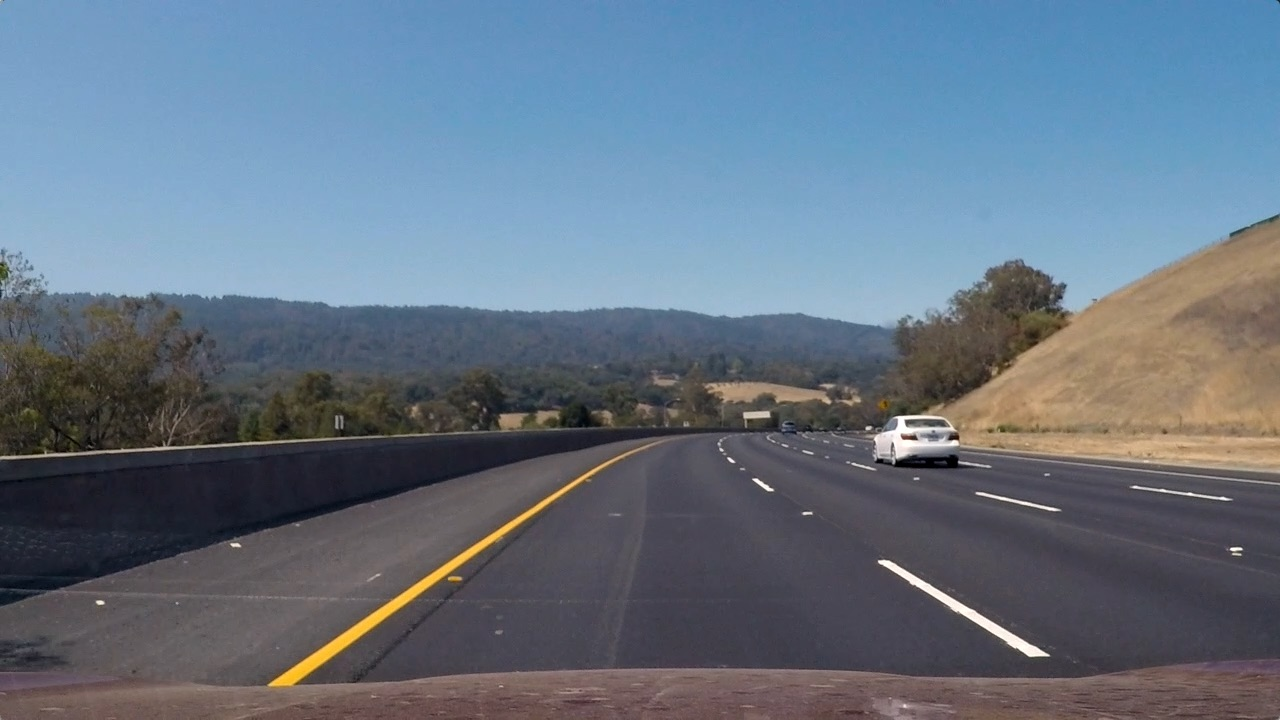
#> input picture test_images/test3.jpg, 1280 x 720 px, found by its file name; the run also reads 1 picture not shown here
$ jupyter execute --allow-errors Advanced_Lane_Finding.ipynb   (shell and % lines are left out)   (older library calls are emulated)
#> lines starting #> are read from the running program, lines starting #| are printed output that depends on the picture; after the words box and inside, x2 and y2 are one past the last pixel; in counts of white or black regions, pixels touching at a corner belong together
Advanced Lane Finding
===

#### Building an advanced lane lines finding algorithm

In this project, the goal is to write a software pipeline to identify the lane boundaries in a video, and to measure things like how much the lane is curving and where the vehicle is with respect to center. The algorithm will handle complex scenarios like curving lines, shadows and changes in the color of the pavement.

The steps of this project are the following:
* Compute the camera calibration matrix and distortion coefficients given a set of chessboard images.
* Apply a distortion correction to raw images.
* Use color transforms, gradients, etc., to create a thresholded binary image.
* Apply a perspective transform to rectify binary image ("birds-eye view").
* Detect lane pixels and fit to find the lane boundary.
* Determine the curvature of the lane and vehicle position with respect to center.
* Warp the detected lane boundaries back onto the original image.
* Output visual display of the lane boundaries and numerical estimation of lane curvature and vehicle position.

[cell 1]
import numpy as np
import cv2
import matplotlib.pyplot as plt
import matplotlib.image as mpimg
import glob
import pickle

## Calibration the camera with OpenCV
Extract object points and image points for camera calibration

The camera_calibration() function compute the camera calibration matrix and distortion coefficients. We only need to compute these once, and then we'll apply them to undistort each new frame from the pipeline

[cell 2]
def camera_calibration():
    # Arrays to store object points and image points from all the images.
    objpoints = [] # 3D points in real world space
    imgpoints = [] # 2D points in image plane
    sample_images=[] # for display in the notebook
    # prepare object points, like (0,0,0), (1,0,0), (2,0,0) ....,(6,5,0)
    objp = np.zeros((6*9,3),np.float32)
    objp[:,:2] = np.mgrid[0:9,0:6].T.reshape(-1,2)

    # Make a list of calibration images
    images = glob.glob('C:\\data\\camera_cal\\cal*')

    for fname in images:
        img = mpimg.imread(fname)
        gray = cv2.cvtColor(img, cv2.COLOR_BGR2GRAY)
        # Find the chessboard corners
        ret, corners = cv2.findChessboardCorners(gray, (9,6), None)

        # If found, add object points, image points
        if ret == True:
            imgpoints.append(corners)
            objpoints.append(objp)
            #draw lines on the cheesboard
            img = cv2.drawChessboardCorners(img, (9,6), corners, ret)
            sample_images.append(img)

    ret, mtx, dist, rvecs, tvecs = cv2.calibrateCamera(objpoints, imgpoints, gray.shape[::-1], None, None)
    #save the calibration data in a pickle file to use later
    camera_cal_val = "camera_calibration.p"
    output = open(camera_cal_val, 'wb')

    # Save the camera calibration result for later use (we won't worry about rvecs / tvecs)
    dist_pickle = {}
    dist_pickle["mtx"] = mtx
    dist_pickle["dist"] = dist
    pickle.dump(dist_pickle, output)
    output.close()

    plt.figure(figsize=(15, 20))
    for i in range(len(sample_images)):
       # Displaying the images
        plt.subplot(7, 4, i+1)
        plt.imshow(sample_images[i])
        plt.axis('off')

#> (the rest of this cell did not finish here and is left out)

[cell 3]

# Return the saved object points and image points
def get_camera_calibration():
    dist_pickle = pickle.load( open( "camera_calibration.p", "rb" ) )
    mtx = dist_pickle["mtx"]
    dist = dist_pickle["dist"]
    return mtx, dist

# Takes an image, object points, and image points
# performs the camera calibration, image distortion correction and
# returns the undistorted image
# [38 lines left out: functions cal_undistort, corners_unwarp, not called in this run]

# Read in the test image
#> (the rest of this cell did not finish here and is left out)

#> (a cell that did not finish here is left out)

## Perspective Transform

Objects appears smaller the farther away they are from a viewpoint, and parallel lines seems to converge to a point. A perspective transform maps the points in a given image to different, desired, image points with a new perspective. We're interesting in the bird’s-eye view transform that let’s us view a lane from above.

I used the cv2.getPerspectiveTransform() and cv2.warpPerspective() functions to transform the apparent Z coordinate of the object points. Warp an image and effectively drag points towards the camera to change the apparent perspective.

I applied a perspective transform that zooms in on the farther object on the road images, and lets us change our perspective to view the same scene from different viewpoints and angles.

The code in the cell below dynamically calculate the source and destination points and apply the cv2 functions on the image. I verified that my perspective transform was working as expected by drawing the src and dst points onto a test image and its warped counterpart, to verify that the lines appear parallel in the warped image, whether they are straight or curved.

[cell 5]
# perspective transform on undistorted images

# [11 lines left out: function perspective_transform, not called in this run]

#> (the rest of this cell did not finish here and is left out)

## Thresholded binary image

To create a thresholded binary image we need to use various aspects of the gradient measurements like thresholds of the x and y gradients, the overall gradient magnitude, and the gradient direction to focus on pixels that are likely to be part of the lane lines. I used a combination of the following techniques:

1. Sobel - Using the Sobel operation to identify pixels where the gradient of an image falls within a specified threshold range.

2. Magnitude of the Gradient - The absolute value of the gradient is the square root of the squares of the individual x and y gradients.

3. Direction of the Gradient - The direction of the gradient is the inverse tangent (arctangent) of the y gradient divided by the x gradient (The direction of the gradient is much noisier than the gradient magnitude).

4. Saturation (S channel) - a measurement of colorfulness. As colors get lighter and closer to white, they have a lower saturation value, whereas colors that are the most intense, like a bright primary color (bright yellow), have a high saturation value. the S channel is doing a fairly robust job by picking up the lines under very different color and contrast conditions (while other selections sometimes look messy).

5. Value (R channel) - represent a way to measure the relative lightness or darkness of a color. The R channel performing well on the white lines.

6. Histogram equalization - improve the contrast of our images, in order to improve the white lines detection.

[cell 6]
# Identify pixels where the gradient of an image falls within a specified threshold range.
def abs_sobel_thresh(img, orient='x', sobel_kernel=3, thresh=(0, 255)):
    # Take the derivative in x or y given orient = 'x' or 'y'
    if orient == 'x':
        sobel = cv2.Sobel(img, cv2.CV_64F, 1, 0, ksize=sobel_kernel)
    if orient == 'y':
        sobel = cv2.Sobel(img, cv2.CV_64F, 0, 1, ksize=sobel_kernel)
    # Take the absolute value of the derivative or gradient
    abs_sobelx = np.absolute(sobel)
    # Scale to 8-bit (0 - 255) then convert to type = np.uint8
    scaled_sobel = np.uint8(255*abs_sobelx/np.max(abs_sobelx))
    # Create a mask of 1's where the scaled gradient magnitude is bwtween the thresholds
    sobel_binary = np.zeros_like(scaled_sobel)
    sobel_binary[(scaled_sobel >= thresh[0]) & (scaled_sobel <= thresh[1])] = 1
    return sobel_binary

# Calculate gradient magnitude
def mag_thresh(img, sobel_kernel=3, mag_thresh=(0, 255)):
    # Take the gradient in x and y separately
    sobelx = cv2.Sobel(img, cv2.CV_64F, 1, 0, ksize=sobel_kernel)
    sobely = cv2.Sobel(img, cv2.CV_64F, 0, 1, ksize=sobel_kernel)
    # Calculate the gradient magnitude
    gradmag = np.sqrt(sobelx**2 + sobely**2)
    # Rescale to 8 bit
    scale_factor = np.max(gradmag)/255
    gradmag = (gradmag/scale_factor).astype(np.uint8)
    # Create a binary image of ones where threshold is met, zeros otherwise
    binary_output = np.zeros_like(gradmag)
    binary_output[(gradmag >= mag_thresh[0]) & (gradmag <= mag_thresh[1])] = 1
    return binary_output

# Calculate gradient direction
def dir_threshold(img, sobel_kernel=3, thresh=(0, np.pi/2)):
    # Take the gradient in x and y separately
    sobelx = cv2.Sobel(img, cv2.CV_64F, 1, 0, ksize=sobel_kernel)
    sobely = cv2.Sobel(img, cv2.CV_64F, 0, 1, ksize=sobel_kernel)
    # Calculate the direction of the gradient using the absolute value of the x and y gradients
    absgraddir = np.arctan2(np.absolute(sobely), np.absolute(sobelx))
    # Create a binary image of ones where threshold is met, zeros otherwise
    binary_output = np.zeros_like(absgraddir)
    binary_output[(absgraddir >= thresh[0]) & (absgraddir <= thresh[1])] = 1
    return binary_output.astype(np.uint8)

[cell 7]
# This cell is part of the pipeline and will handle the lane line detection using the
# combination of various aspects described above.

# [73 lines left out: functions thresholding_main, thresholding, not called in this run]

[cell 8]
def region_of_interest(image, mask_trapeze, inner_trapeze):

    #defining a blank mask to start with
    mask = np.zeros_like(image)

    #defining a 3 channel or 1 channel color to fill the mask with depending on the input image
    if len(image.shape) > 2:
        channel_count = image.shape[2]  # i.e. 3 or 4 depending on your image
        ignore_mask_color = (255,) * channel_count
    else:
        ignore_mask_color = 255
    #filling pixels inside the polygon defined by "vertices" with the fill color
    cv2.fillPoly(mask, mask_trapeze, ignore_mask_color)

    # adding inner masking to drop the noise from the middle if the road
    if (inner_trapeze is not None):
        cv2.fillPoly(image, inner_trapeze, 0)

    #returning the image only where mask pixels are nonzero
    masked_image = cv2.bitwise_and(image, mask)
    return masked_image

The cell below is for notebook presentation only, and designed to enable visualization of the various techniques used to detect the lane lines.

The output result will be printed below

[cell 9]

def stacked_thresholds(img, s_thresh=(170, 255), sx_thresh=(20, 100)):
    img = np.copy(img)
    # Convert to HSV color space and separate the V channel
    hsv = cv2.cvtColor(img, cv2.COLOR_RGB2HLS).astype(np.float)
    s_channel = hsv[:,:,2]
    # Grayscale image
    gray = cv2.cvtColor(img, cv2.COLOR_RGB2GRAY)
    # Sobel x
    sobelx = cv2.Sobel(gray, cv2.CV_64F, 1, 0) # Take the derivative in x
    abs_sobelx = np.absolute(sobelx) # Absolute x derivative to accentuate lines away from horizontal
    scaled_sobel = np.uint8(255*abs_sobelx/np.max(abs_sobelx))

    # Threshold x gradient
    sxbinary = np.zeros_like(scaled_sobel)
    sxbinary[(scaled_sobel >= sx_thresh[0]) & (scaled_sobel <= sx_thresh[1])] = 1

    # Threshold color channel
    s_binary = np.zeros_like(s_channel)
    s_binary[(s_channel >= s_thresh[0]) & (s_channel <= s_thresh[1])] = 1
    color_binary = np.dstack(( np.zeros_like(sxbinary), sxbinary, s_binary))
    return color_binary

sample_images = []
#> sample_images = []
sample_images_title = []

image = mpimg.imread('C:\\data\\distortion\\test3.jpg')
#> image is the input picture: shape (720, 1280, 3); mean R, G, B 101.1, 115.3, 130.7
sample_images.append(image)
sample_images_title.append('Original Image')

gray = cv2.cvtColor(image, cv2.COLOR_BGR2GRAY)
sample_images.append(gray)
sample_images_title.append('Grayscale')

sobel_x = abs_sobel_thresh(gray, orient='x', sobel_kernel=5, thresh=(20,100))
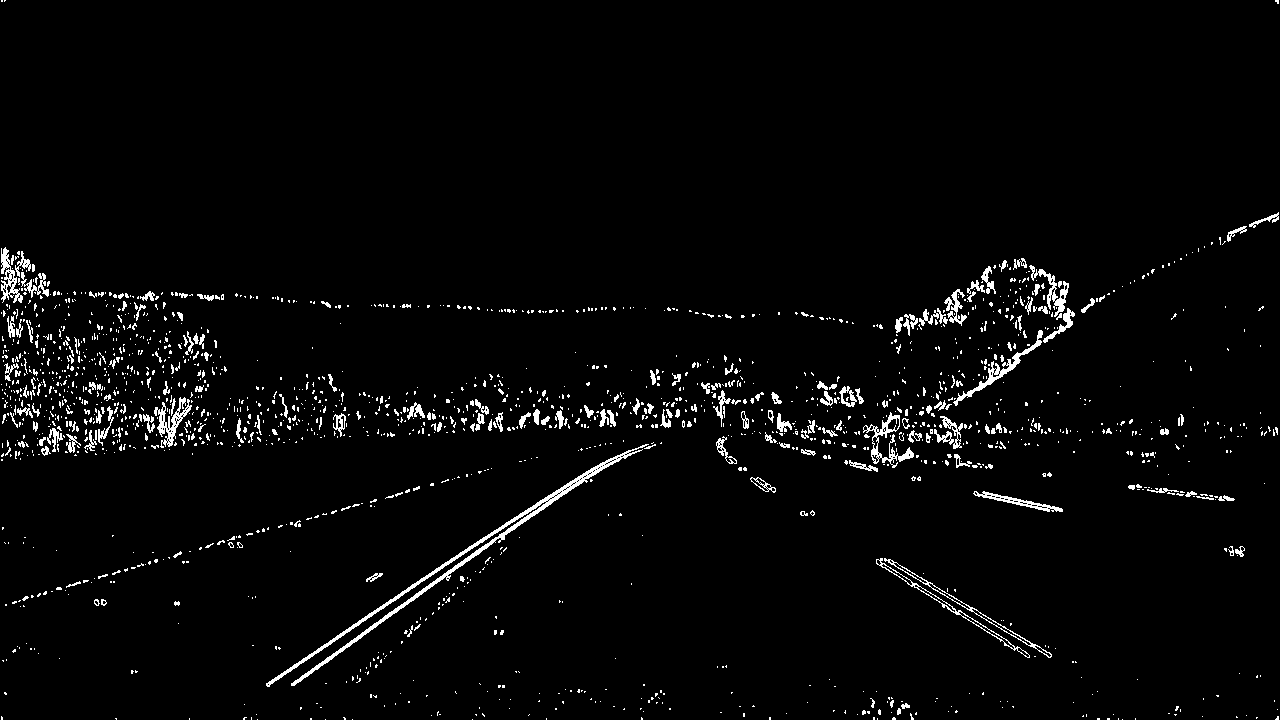
#> sobel_x: shape (720, 1280); values 0 (black) and 1 (white), 2.9% white in thin lines or dots
sample_images.append(sobel_x)
sample_images_title.append('Sobel X binary')

sobel_y = abs_sobel_thresh(gray, orient='y', sobel_kernel=11, thresh=(20,100))
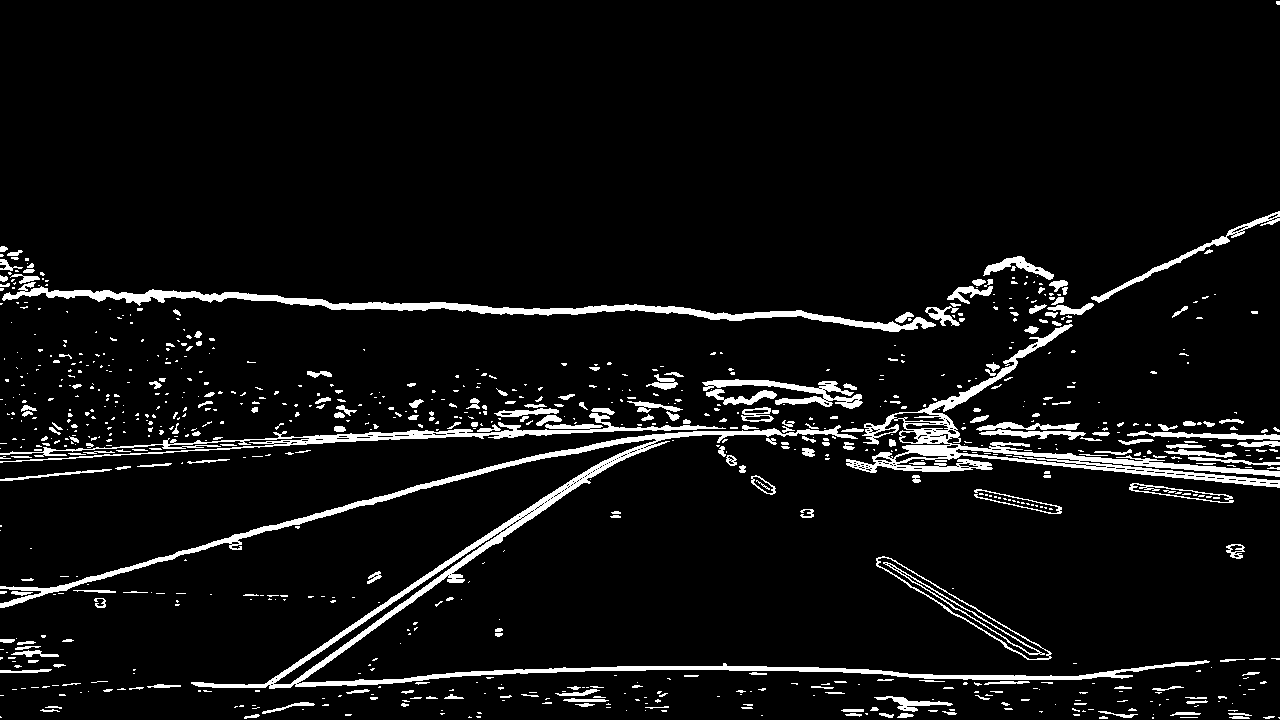
#> sobel_y: shape (720, 1280); values 0 (black) and 1 (white), 6.2% white; 862 white regions (610 under 20 px), largest, box (x1, y1, x2, y2) and area: (0, 425, 1210, 689) 13573, (846, 324, 1280, 488) 7823, (2, 282, 936, 332) 6250
sample_images.append(sobel_y)
sample_images_title.append('Sobel Y binary')

magnitude = mag_thresh(gray, sobel_kernel=13, mag_thresh=(80,240))
#> in mag_thresh, `scale_factor = np.max(gradmag)/255`: scale_factor = 1547243
#> magnitude: shape (720, 1280); values 0 (black) and 1 (white), 1.3% white; 134 white regions (74 under 20 px), largest, box (x1, y1, x2, y2) and area: (876, 558, 1051, 659) 1890, (267, 460, 609, 685) 1039, (0, 438, 312, 457) 798
sample_images.append(magnitude)
sample_images_title.append('Magnitude of the Gradient')

direction = dir_threshold(gray, sobel_kernel=11, thresh=(0.7, 1.3))
#> direction: shape (720, 1280); values 0 (black) and 1 (white), 39.8% white in thin lines or dots
sample_images.append(direction)
sample_images_title.append('Direction of the Gradient')

img_hist = cv2.equalizeHist(gray)
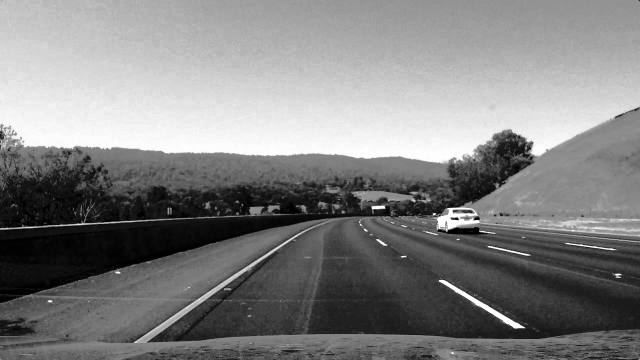
#> img_hist: shape (720, 1280) (shown at 1/2 size); min 0, max 255, mean 128.6
ret, thrs = cv2.threshold(img_hist, thresh=250, maxval=255, type=cv2.THRESH_BINARY)
#> thrs: shape (720, 1280); 1.8% white; 291 white regions (272 under 20 px), largest, box (x1, y1, x2, y2) and area: (56, 266, 602, 311) 6717, (610, 287, 943, 325) 4696, (878, 560, 1049, 657) 1593
sample_images.append(thrs/255)
sample_images_title.append('Histogram equalization')

# Convert to HLS color space and separate the S channel
# Note: img is the undistorted image
hls = cv2.cvtColor(image, cv2.COLOR_RGB2HLS)
#> hls: shape (720, 1280, 3); mean of channels 0, 1, 2 94.8, 115.7, 62.1
s_channel = hls[:,:,2]
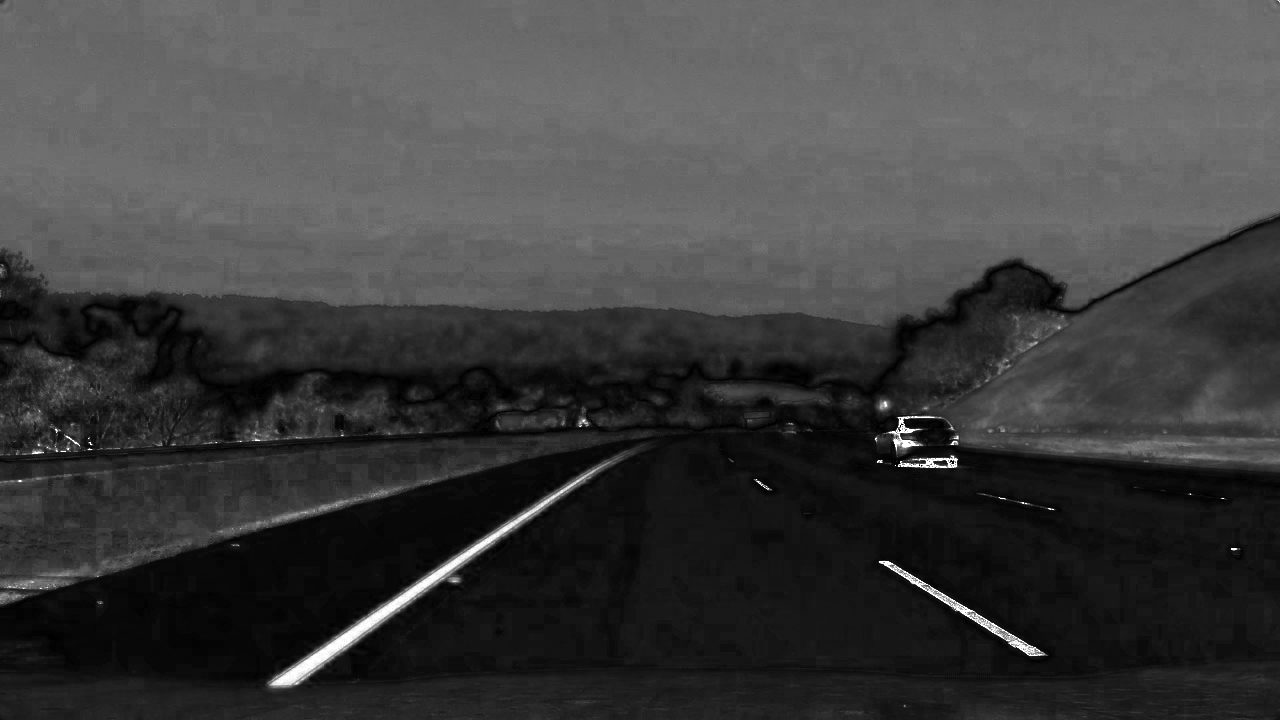
#> s_channel: shape (720, 1280); min 0, max 255, mean 62.1
sample_images.append(s_channel)
sample_images_title.append('S channel')

# Threshold x gradient
thresh_min = 20
thresh_max = 100
sxbinary = np.zeros_like(sobel_x)
sxbinary[(sobel_x >= thresh_min) & (sobel_x <= thresh_max)] = 1

# Threshold color channel
s_thresh_min = 170
s_thresh_max = 255
s_binary = np.zeros_like(s_channel)
s_binary[(s_channel >= s_thresh_min) & (s_channel <= s_thresh_max)] = 1

# Combine the two binary thresholds
combined_binary = np.zeros_like(sxbinary)
combined_binary[(s_binary == 1) | (thrs/255 == 1) |(sxbinary == 1)] = 1
sample_images.append(combined_binary)
sample_images_title.append('Combined threshold')

# L channel
hls = cv2.cvtColor(image, cv2.COLOR_RGB2HLS)
hls_l = hls[:,:,1]
hls_l = hls_l*(255/np.max(hls_l))
#> (the rest of the program and of its run is left out)
